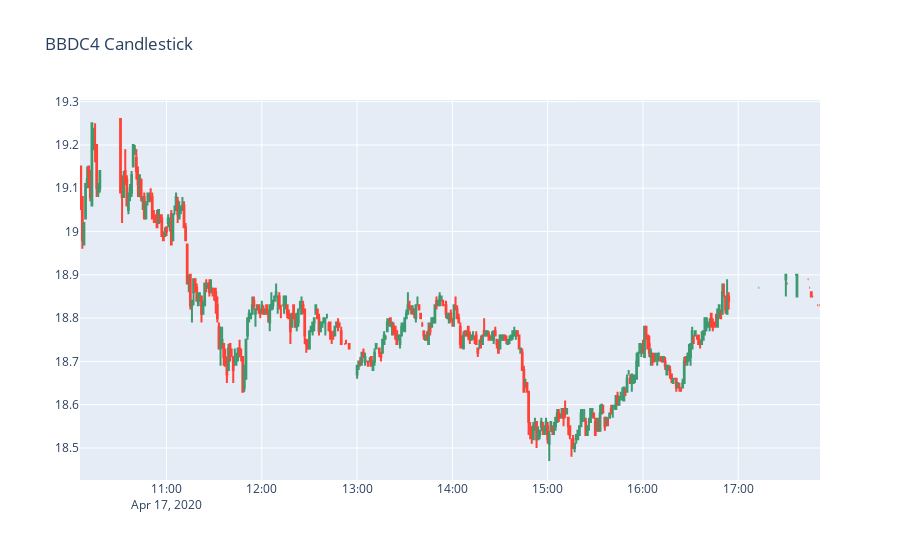

This figure's notebook cell:
### Code cell
fig = go.Figure(data=[go.Candlestick(x=BD['datetime'],
                open=BD['open'], high=BD['high'],
                low=BD['low'], close=BD['close'])
                     ])

fig.update_layout(title='BBDC4 Candlestick',xaxis_rangeslider_visible=False)
fig.show()

### Figure 1 — Plotly figure (JSON) as saved in the notebook; plotly's stock layout.template omitted (floating-point values rounded to 4 significant figures; data arrays with more than 128 entries replaced by an {"elided": "..."} marker saying what was removed)
{"data": [{"close": {"elided": "401 float values"}, "high": {"elided": "401 float values"}, "low": {"elided": "401 float values"}, "open": {"elided": "401 float values"}, "type": "candlestick", "x": {"elided": "401 str values"}}], "layout": {"title": {"text": "BBDC4 Candlestick"}, "xaxis": {"rangeslider": {"visible": false}}}}
